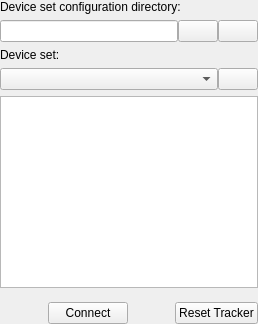
<?xml version="1.0" encoding="UTF-8"?>
<ui version="4.0">
 <class>DeviceSetSelectorWidget</class>
 <widget class="QWidget" name="DeviceSetSelectorWidget">
  <property name="windowTitle">
   <string>Plus Device Set Selector</string>
  </property>
  <layout class="QVBoxLayout" name="verticalLayout">
   <property name="leftMargin">
    <number>0</number>
   </property>
   <property name="topMargin">
    <number>0</number>
   </property>
   <property name="rightMargin">
    <number>0</number>
   </property>
   <property name="bottomMargin">
    <number>0</number>
   </property>
   <item>
    <widget class="QLabel" name="label_ConfigurationDirectory">
     <property name="text">
      <string>Device set configuration directory:</string>
     </property>
    </widget>
   </item>
   <item>
    <layout class="QHBoxLayout" name="horizontalLayout">
     <property name="spacing">
      <number>0</number>
     </property>
     <item>
      <widget class="QLineEdit" name="lineEdit_ConfigurationDirectory">
       <property name="sizePolicy">
        <sizepolicy hsizetype="Expanding" vsizetype="Fixed">
         <horstretch>8</horstretch>
         <verstretch>0</verstretch>
        </sizepolicy>
       </property>
       <property name="readOnly">
        <bool>true</bool>
       </property>
      </widget>
     </item>
     <item>
      <widget class="QPushButton" name="pushButton_OpenConfigurationDirectory">
       <property name="sizePolicy">
        <sizepolicy hsizetype="Minimum" vsizetype="Fixed">
         <horstretch>1</horstretch>
         <verstretch>0</verstretch>
        </sizepolicy>
       </property>
       <property name="toolTip">
        <string>Select other device set configuration directory</string>
       </property>
       <property name="text">
        <string/>
       </property>
       <property name="icon">
        <iconset resource="PlusCommonWidgets.qrc">
         <normaloff>:/icons/Resources/icon_OpenFile.png</normaloff>:/icons/Resources/icon_OpenFile.png</iconset>
       </property>
      </widget>
     </item>
     <item>
      <widget class="QPushButton" name="pushButton_RefreshFolder">
       <property name="sizePolicy">
        <sizepolicy hsizetype="Minimum" vsizetype="Fixed">
         <horstretch>1</horstretch>
         <verstretch>0</verstretch>
        </sizepolicy>
       </property>
       <property name="toolTip">
        <string>Refresh device set list from currently selected configuration directory</string>
       </property>
       <property name="text">
        <string/>
       </property>
       <property name="icon">
        <iconset resource="PlusCommonWidgets.qrc">
         <normaloff>:/icons/Resources/icon_Refresh.png</normaloff>:/icons/Resources/icon_Refresh.png</iconset>
       </property>
      </widget>
     </item>
    </layout>
   </item>
   <item>
    <widget class="QLabel" name="label_DeviceSet">
     <property name="text">
      <string>Device set:</string>
     </property>
    </widget>
   </item>
   <item>
    <layout class="QHBoxLayout" name="horizontalLayout_DeviceSetContainer">
     <property name="spacing">
      <number>0</number>
     </property>
     <item>
      <widget class="QComboBox" name="comboBox_DeviceSet">
       <property name="sizePolicy">
        <sizepolicy hsizetype="MinimumExpanding" vsizetype="Fixed">
         <horstretch>9</horstretch>
         <verstretch>0</verstretch>
        </sizepolicy>
       </property>
       <property name="maxVisibleItems">
        <number>35</number>
       </property>
      </widget>
     </item>
     <item>
      <widget class="QPushButton" name="pushButton_EditConfiguration">
       <property name="sizePolicy">
        <sizepolicy hsizetype="Minimum" vsizetype="Fixed">
         <horstretch>1</horstretch>
         <verstretch>0</verstretch>
        </sizepolicy>
       </property>
       <property name="toolTip">
        <string>Edit configuration file</string>
       </property>
       <property name="text">
        <string/>
       </property>
       <property name="icon">
        <iconset resource="PlusCommonWidgets.qrc">
         <normaloff>:/icons/Resources/icon_Edit.png</normaloff>:/icons/Resources/icon_Edit.png</iconset>
       </property>
      </widget>
     </item>
    </layout>
   </item>
   <item>
    <widget class="QTextEdit" name="textEdit_Description">
     <property name="frameShadow">
      <enum>QFrame::Plain</enum>
     </property>
     <property name="readOnly">
      <bool>true</bool>
     </property>
    </widget>
   </item>
   <item>
    <spacer name="verticalSpacer_2">
     <property name="orientation">
      <enum>Qt::Vertical</enum>
     </property>
     <property name="sizeType">
      <enum>QSizePolicy::Fixed</enum>
     </property>
     <property name="sizeHint" stdset="0">
      <size>
       <width>258</width>
       <height>8</height>
      </size>
     </property>
    </spacer>
   </item>
   <item>
    <layout class="QHBoxLayout" name="horizontalLayout_Buttons">
     <property name="spacing">
      <number>0</number>
     </property>
     <item>
      <spacer name="horizontalSpacer_2">
       <property name="orientation">
        <enum>Qt::Horizontal</enum>
       </property>
       <property name="sizeHint" stdset="0">
        <size>
         <width>40</width>
         <height>20</height>
        </size>
       </property>
      </spacer>
     </item>
     <item>
      <widget class="QPushButton" name="pushButton_Connect">
       <property name="text">
        <string>Connect</string>
       </property>
       <property name="icon">
        <iconset resource="PlusCommonWidgets.qrc">
         <normaloff>:/icons/Resources/icon_Connect.png</normaloff>:/icons/Resources/icon_Connect.png</iconset>
       </property>
      </widget>
     </item>
     <item>
      <spacer name="horizontalSpacer">
       <property name="orientation">
        <enum>Qt::Horizontal</enum>
       </property>
       <property name="sizeHint" stdset="0">
        <size>
         <width>40</width>
         <height>20</height>
        </size>
       </property>
      </spacer>
     </item>
     <item>
      <widget class="QPushButton" name="pushButton_ResetTracker">
       <property name="text">
        <string>Reset Tracker</string>
       </property>
      </widget>
     </item>
    </layout>
   </item>
  </layout>
 </widget>
 <resources>
  <include location="PlusCommonWidgets.qrc"/>
 </resources>
 <connections/>
</ui>
